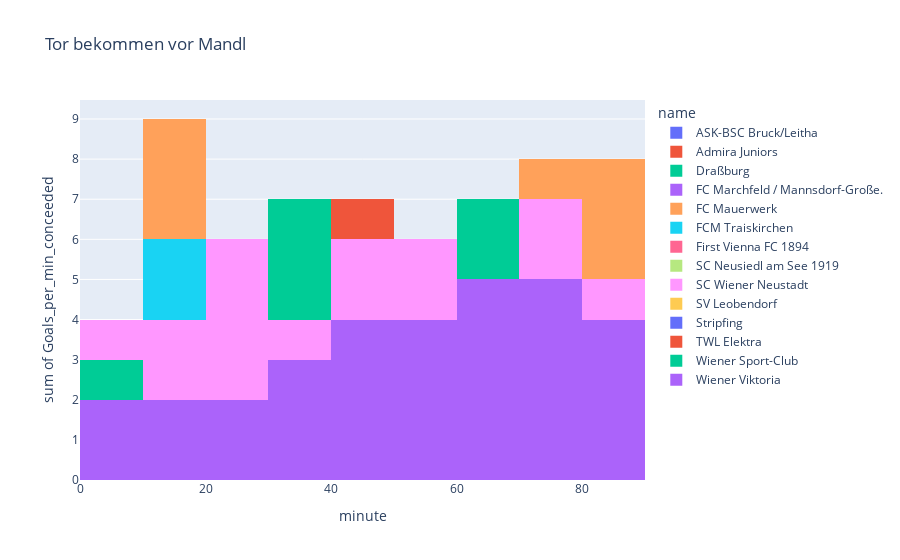

Notebook code for this chart:
### Code cell
df=query_database(query_table_goals_conceeded.format("20210701","20220426",vereine[0],vereine[0]),database="verbands.db")
fig=px.histogram(df, x="minute",y='Goals_per_min_conceeded' ,color="name",title="Wann Tore bekommen vor Mandl")
fig.update_layout(barmode='overlay')
fig.update_traces(xbins=dict( # bins used for histogram
        start=0.0,
        end=90.0,
        size=10
    ))
fig.show()

### Figure 1 — Plotly figure (JSON) as saved in the notebook; plotly's stock layout.template omitted (floating-point values rounded to 4 significant figures)
{"data": [{"alignmentgroup": "True", "bingroup": "x", "histfunc": "sum", "hovertemplate": "name=ASK-BSC Bruck/Leitha<br>minute=%{x}<br>sum of Goals_per_min_conceeded=%{y}<extra></extra>", "legendgroup": "ASK-BSC Bruck/Leitha", "marker": {"color": "#636efa", "pattern": {"shape": ""}}, "name": "ASK-BSC Bruck/Leitha", "offsetgroup": "ASK-BSC Bruck/Leitha", "orientation": "v", "showlegend": true, "type": "histogram", "x": [8, 20, 22, 26, 27, 29, 40, 41, 42, 44, 45, 47, 50, 53, 61, 62, 64, 67, 68, 70, 71, 73, 77, 81, 83, 85, 87, 88, 92, "90+1"], "xaxis": "x", "xbins": {"end": 90, "size": 10, "start": 0}, "y": [1, 1, 1, 1, 1, 1, 1, 1, 1, 1, 1, 2, 1, 1, 1, 1, 1, 1, 2, 1, 2, 1, 1, 1, 2, 1, 1, 1, 1, 2], "yaxis": "y"}, {"alignmentgroup": "True", "bingroup": "x", "histfunc": "sum", "hovertemplate": "name=Admira Juniors<br>minute=%{x}<br>sum of Goals_per_min_conceeded=%{y}<extra></extra>", "legendgroup": "Admira Juniors", "marker": {"color": "#EF553B", "pattern": {"shape": ""}}, "name": "Admira Juniors", "offsetgroup": "Admira Juniors", "orientation": "v", "showlegend": true, "type": "histogram", "x": [1, 6, 14, 19, 20, 23, 28, 30, 38, 40, 44, 45, 46, 47, 51, 52, 54, 55, 59, 64, 65, 67, 76, 78, 83, 84, 85, 87, 89, "90+1", "90+3", "90+4"], "xaxis": "x", "xbins": {"end": 90, "size": 10, "start": 0}, "y": [1, 1, 1, 1, 1, 1, 1, 1, 2, 1, 1, 2, 2, 1, 1, 1, 1, 1, 1, 1, 2, 1, 1, 2, 1, 1, 1, 1, 1, 1, 2, 1], "yaxis": "y"}, {"alignmentgroup": "True", "bingroup": "x", "histfunc": "sum", "hovertemplate": "name=Draßburg<br>minute=%{x}<br>sum of Goals_per_min_conceeded=%{y}<extra></extra>", "legendgroup": "Draßburg", "marker": {"color": "#00cc96", "pattern": {"shape": ""}}, "name": "Draßburg", "offsetgroup": "Draßburg", "orientation": "v", "showlegend": true, "type": "histogram", "x": [2, 3, 11, 17, 19, 21, 29, 32, 33, 36, 38, 39, 40, 43, 45, 48, 51, 52, 55, 59, 60, 61, 63, 68, 69, 73, 74, 80, 88, 90, "45+3", "90+1", "90+3", "90+4", "90+5"], "xaxis": "x", "xbins": {"end": 90, "size": 10, "start": 0}, "y": [1, 1, 1, 1, 1, 1, 1, 1, 1, 2, 1, 2, 2, 1, 2, 1, 1, 1, 2, 1, 1, 3, 1, 1, 1, 1, 1, 1, 2, 2, 1, 3, 1, 1, 2], "yaxis": "y"}, {"alignmentgroup": "True", "bingroup": "x", "histfunc": "sum", "hovertemplate": "name=FC Marchfeld / Mannsdorf-Große.<br>minute=%{x}<br>sum of Goals_per_min_conceeded=%{y}<extra></extra>", "legendgroup": "FC Marchfeld / Mannsdorf-Große.", "marker": {"color": "#ab63fa", "pattern": {"shape": ""}}, "name": "FC Marchfeld / Mannsdorf-Große.", "offsetgroup": "FC Marchfeld / Mannsdorf-Große.", "orientation": "v", "showlegend": true, "type": "histogram", "x": [10, 11, 21, 22, 24, 28, 30, 38, 48, 52, 58, 59, 61, 63, 64, 66, 70, 71, 74, 77, 80, 82, 83, 84, 86, "90+3"], "xaxis": "x", "xbins": {"end": 90, "size": 10, "start": 0}, "y": [1, 1, 2, 1, 2, 1, 1, 3, 1, 1, 2, 1, 2, 1, 1, 1, 1, 1, 1, 1, 1, 1, 1, 1, 1, 1], "yaxis": "y"}, {"alignmentgroup": "True", "bingroup": "x", "histfunc": "sum", "hovertemplate": "name=FC Mauerwerk<br>minute=%{x}<br>sum of Goals_per_min_conceeded=%{y}<extra></extra>", "legendgroup": "FC Mauerwerk", "marker": {"color": "#FFA15A", "pattern": {"shape": ""}}, "name": "FC Mauerwerk", "offsetgroup": "FC Mauerwerk", "orientation": "v", "showlegend": true, "type": "histogram", "x": [1, 2, 6, 8, 11, 12, 15, 17, 18, 20, 26, 30, 34, 43, 48, 51, 57, 59, 61, 63, 65, 69, 73, 74, 75, 76, 77, 78, 80, 81, 86, 88, 89, 90, 93, "90+3"], "xaxis": "x", "xbins": {"end": 90, "size": 10, "start": 0}, "y": [1, 1, 1, 1, 1, 1, 1, 2, 4, 1, 2, 1, 1, 1, 1, 1, 3, 1, 1, 1, 1, 1, 2, 1, 1, 1, 2, 1, 1, 3, 1, 1, 2, 1, 1, 1], "yaxis": "y"}, {"alignmentgroup": "True", "bingroup": "x", "histfunc": "sum", "hovertemplate": "name=FCM Traiskirchen<br>minute=%{x}<br>sum of Goals_per_min_conceeded=%{y}<extra></extra>", "legendgroup": "FCM Traiskirchen", "marker": {"color": "#19d3f3", "pattern": {"shape": ""}}, "name": "FCM Traiskirchen", "offsetgroup": "FCM Traiskirchen", "orientation": "v", "showlegend": true, "type": "histogram", "x": [3, 7, 9, 10, 14, 15, 17, 18, 19, 26, 32, 33, 42, 52, 56, 58, 59, 64, 68, 69, 74, 75, 84, 86, 87, 88, "90+4"], "xaxis": "x", "xbins": {"end": 90, "size": 10, "start": 0}, "y": [1, 1, 1, 1, 1, 1, 1, 1, 1, 1, 1, 1, 1, 1, 3, 1, 1, 1, 2, 1, 1, 1, 1, 1, 2, 1, 1], "yaxis": "y"}, {"alignmentgroup": "True", "bingroup": "x", "histfunc": "sum", "hovertemplate": "name=First Vienna FC 1894<br>minute=%{x}<br>sum of Goals_per_min_conceeded=%{y}<extra></extra>", "legendgroup": "First Vienna FC 1894", "marker": {"color": "#FF6692", "pattern": {"shape": ""}}, "name": "First Vienna FC 1894", "offsetgroup": "First Vienna FC 1894", "orientation": "v", "showlegend": true, "type": "histogram", "x": [7, 14, 19, 24, 31, 37, 39, 66, 70, 73, 83, 85, 94], "xaxis": "x", "xbins": {"end": 90, "size": 10, "start": 0}, "y": [1, 1, 1, 1, 1, 1, 2, 1, 3, 1, 2, 1, 1], "yaxis": "y"}, {"alignmentgroup": "True", "bingroup": "x", "histfunc": "sum", "hovertemplate": "name=SC Neusiedl am See 1919<br>minute=%{x}<br>sum of Goals_per_min_conceeded=%{y}<extra></extra>", "legendgroup": "SC Neusiedl am See 1919", "marker": {"color": "#B6E880", "pattern": {"shape": ""}}, "name": "SC Neusiedl am See 1919", "offsetgroup": "SC Neusiedl am See 1919", "orientation": "v", "showlegend": true, "type": "histogram", "x": [2, 6, 22, 24, 26, 27, 32, 42, 48, 50, 51, 53, 62, 63, 70, 74, 75, 80, 83, 90, "45+1", "45+2", "90+1", "90+3"], "xaxis": "x", "xbins": {"end": 90, "size": 10, "start": 0}, "y": [2, 2, 1, 2, 1, 1, 1, 1, 1, 1, 1, 1, 1, 2, 1, 1, 1, 1, 1, 2, 1, 1, 1, 1], "yaxis": "y"}, {"alignmentgroup": "True", "bingroup": "x", "histfunc": "sum", "hovertemplate": "name=SC Wiener Neustadt<br>minute=%{x}<br>sum of Goals_per_min_conceeded=%{y}<extra></extra>", "legendgroup": "SC Wiener Neustadt", "marker": {"color": "#FF97FF", "pattern": {"shape": ""}}, "name": "SC Wiener Neustadt", "offsetgroup": "SC Wiener Neustadt", "orientation": "v", "showlegend": true, "type": "histogram", "x": [3, 4, 9, 15, 18, 22, 23, 26, 28, 30, 31, 32, 34, 41, 43, 44, 46, 47, 48, 50, 51, 52, 54, 60, 66, 69, 70, 71, 72, 73, 75, 76, 85, 86, 89, "90+1", "90+2"], "xaxis": "x", "xbins": {"end": 90, "size": 10, "start": 0}, "y": [1, 1, 2, 2, 2, 1, 2, 2, 1, 1, 1, 1, 1, 1, 1, 1, 1, 1, 1, 2, 1, 2, 1, 1, 1, 1, 2, 1, 1, 1, 1, 1, 1, 3, 1, 1, 1], "yaxis": "y"}, {"alignmentgroup": "True", "bingroup": "x", "histfunc": "sum", "hovertemplate": "name=SV Leobendorf<br>minute=%{x}<br>sum of Goals_per_min_conceeded=%{y}<extra></extra>", "legendgroup": "SV Leobendorf", "marker": {"color": "#FECB52", "pattern": {"shape": ""}}, "name": "SV Leobendorf", "offsetgroup": "SV Leobendorf", "orientation": "v", "showlegend": true, "type": "histogram", "x": [6, 8, 9, 12, 14, 21, 23, 32, 38, 39, 41, 56, 59, 62, 66, 68, 69, 73, 77, 80, 85, 87, 89, "90+1", "90+3", "90+4"], "xaxis": "x", "xbins": {"end": 90, "size": 10, "start": 0}, "y": [1, 1, 1, 1, 1, 1, 1, 1, 1, 1, 1, 1, 1, 1, 1, 1, 2, 1, 1, 1, 1, 1, 1, 2, 1, 1], "yaxis": "y"}, {"alignmentgroup": "True", "bingroup": "x", "histfunc": "sum", "hovertemplate": "name=Stripfing<br>minute=%{x}<br>sum of Goals_per_min_conceeded=%{y}<extra></extra>", "legendgroup": "Stripfing", "marker": {"color": "#636efa", "pattern": {"shape": ""}}, "name": "Stripfing", "offsetgroup": "Stripfing", "orientation": "v", "showlegend": true, "type": "histogram", "x": [32, 41, 43, 50, 57, 59, 62, 66, 79, 86, 89, 90, "45+2", "90+1"], "xaxis": "x", "xbins": {"end": 90, "size": 10, "start": 0}, "y": [1, 1, 1, 1, 2, 1, 1, 1, 1, 1, 1, 1, 1, 1], "yaxis": "y"}, {"alignmentgroup": "True", "bingroup": "x", "histfunc": "sum", "hovertemplate": "name=TWL Elektra<br>minute=%{x}<br>sum of Goals_per_min_conceeded=%{y}<extra></extra>", "legendgroup": "TWL Elektra", "marker": {"color": "#EF553B", "pattern": {"shape": ""}}, "name": "TWL Elektra", "offsetgroup": "TWL Elektra", "orientation": "v", "showlegend": true, "type": "histogram", "x": [7, 8, 9, 14, 19, 23, 25, 30, 34, 44, 45, 52, 53, 72, 75, 83, 85, 86, 87, 90, "90+3", "90+9"], "xaxis": "x", "xbins": {"end": 90, "size": 10, "start": 0}, "y": [1, 1, 1, 1, 1, 1, 1, 1, 1, 1, 1, 1, 1, 1, 1, 1, 1, 1, 1, 1, 1, 1], "yaxis": "y"}, {"alignmentgroup": "True", "bingroup": "x", "histfunc": "sum", "hovertemplate": "name=Wiener Sport-Club<br>minute=%{x}<br>sum of Goals_per_min_conceeded=%{y}<extra></extra>", "legendgroup": "Wiener Sport-Club", "marker": {"color": "#00cc96", "pattern": {"shape": ""}}, "name": "Wiener Sport-Club", "offsetgroup": "Wiener Sport-Club", "orientation": "v", "showlegend": true, "type": "histogram", "x": [2, 3, 8, 10, 13, 25, 32, 40, 41, 42, 43, 55, 61, 64, 65, 68, 71, 74, 75, 76, 78, 81, 87, 90, "90+4"], "xaxis": "x", "xbins": {"end": 90, "size": 10, "start": 0}, "y": [1, 1, 1, 1, 1, 1, 1, 1, 1, 1, 1, 1, 1, 1, 1, 1, 1, 1, 1, 1, 1, 1, 1, 2, 1], "yaxis": "y"}, {"alignmentgroup": "True", "bingroup": "x", "histfunc": "sum", "hovertemplate": "name=Wiener Viktoria<br>minute=%{x}<br>sum of Goals_per_min_conceeded=%{y}<extra></extra>", "legendgroup": "Wiener Viktoria", "marker": {"color": "#ab63fa", "pattern": {"shape": ""}}, "name": "Wiener Viktoria", "offsetgroup": "Wiener Viktoria", "orientation": "v", "showlegend": true, "type": "histogram", "x": [3, 7, 10, 13, 20, 21, 30, 31, 33, 40, 43, 47, 52, 53, 56, 57, 60, 63, 66, 67, 70, 71, 75, 76, 77, 81, 82, 83, 86, 93, "45+1"], "xaxis": "x", "xbins": {"end": 90, "size": 10, "start": 0}, "y": [1, 1, 1, 1, 1, 1, 1, 1, 1, 2, 1, 1, 1, 1, 1, 1, 1, 1, 2, 1, 1, 1, 1, 1, 1, 1, 1, 1, 1, 1, 1], "yaxis": "y"}], "layout": {"barmode": "overlay", "legend": {"title": {"text": "name"}, "tracegroupgap": 0}, "title": {"text": "Tor bekommen vor Mandl"}, "xaxis": {"anchor": "y", "domain": [0, 1], "title": {"text": "minute"}}, "yaxis": {"anchor": "x", "domain": [0, 1], "title": {"text": "sum of Goals_per_min_conceeded"}}}}
